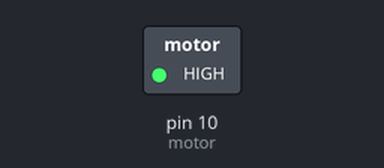
The sketch below on a simulated Arduino Nano, built with avr-gcc and run on an emulated ATmega328P. Shown: switched loads named in the sketch (green lamp = pin HIGH).

Above: at 0.5 s.
At 6.0 s:
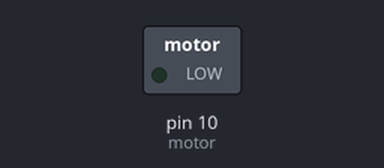
Timing chart, 0 to 14.3 s (numbered marks = the images above):
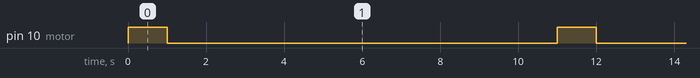

Measured:
- by itself, pin 10 (motor): alternates HIGH for 1.0 s and LOW for 10.0 s

The sketch:

Quadcopter.ino
```cpp
//Defining ports on the Arduino Nano.
#define motor 10

void setup()
{
  Serial.begin(9600);
  pinMode(motor, OUTPUT);
}

void loop()
{
  digitalWrite(motor, HIGH);
  delay(1000); // Wait for 1 second.
  digitalWrite(motor, LOW);
  delay(10000); // Wait for 10 seconds.
}
```
